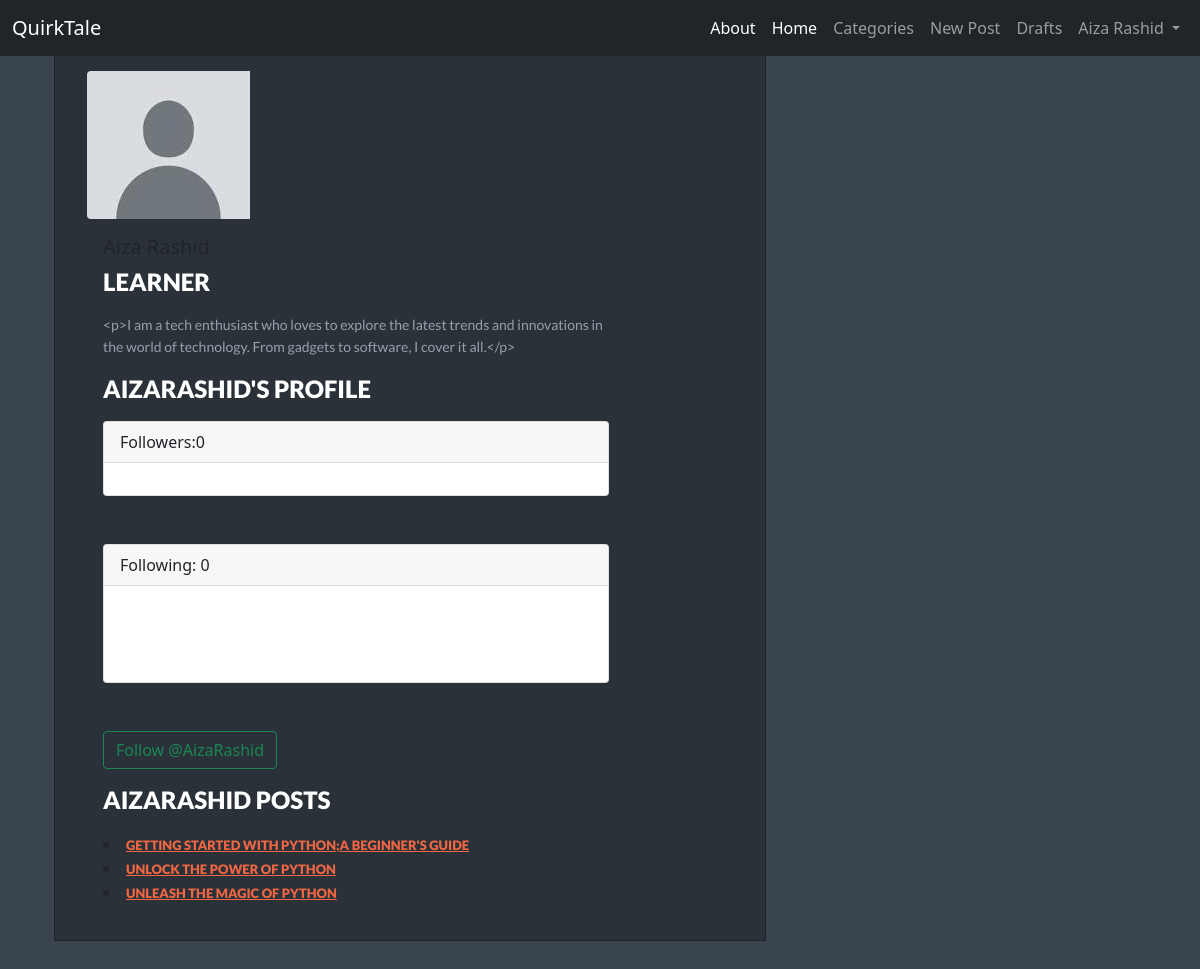
The app's page /authorprofile/1/ (signed in), older data.
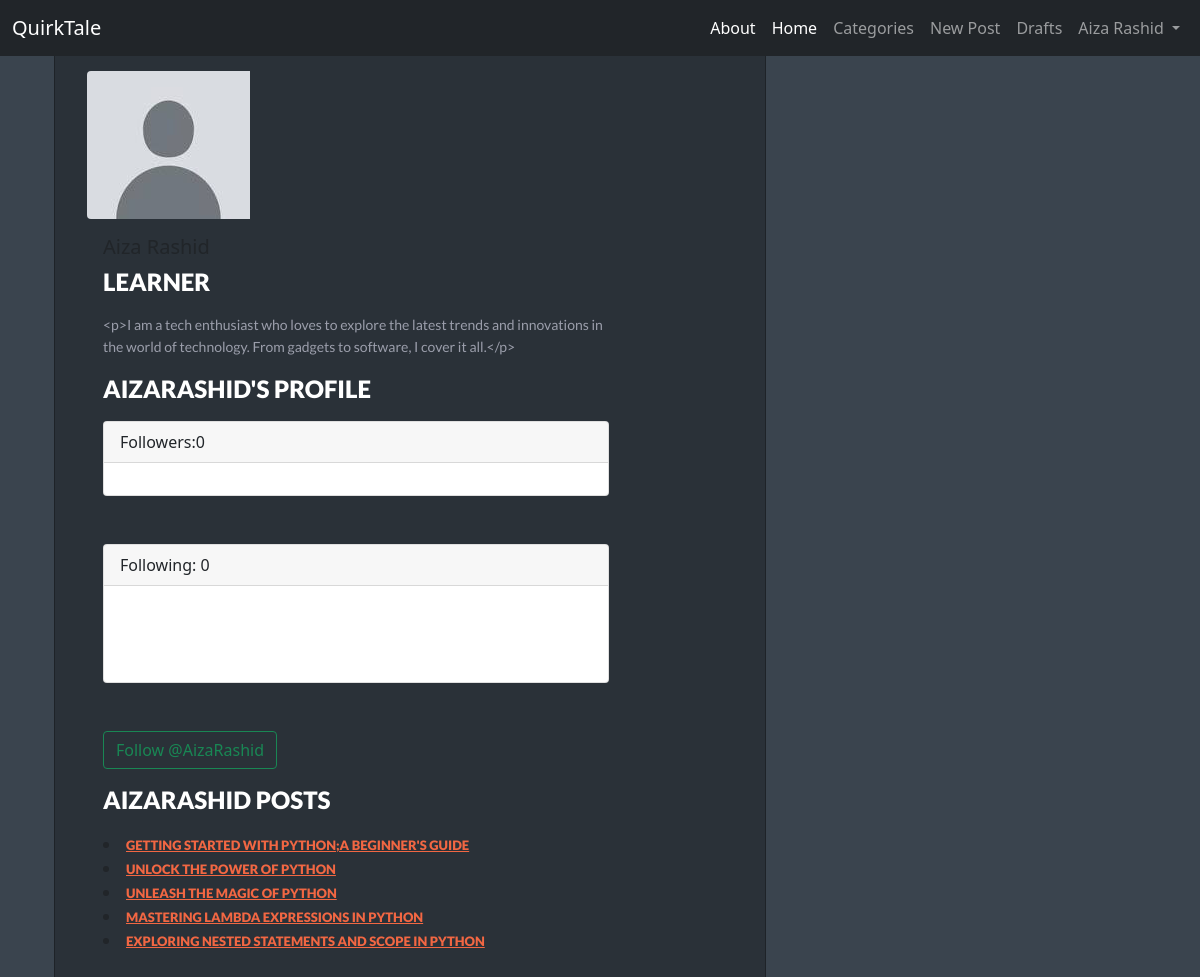
The same page, newer data.
### blog/models.py (models this page shows, shortened)
class Post(models.Model):
    author = models.ForeignKey(User,on_delete=models.CASCADE)
    title = models.CharField(max_length=200)
    title_tag = models.CharField(max_length=255,default='title tag')
    header_image = models.ImageField(null=True,blank=True,upload_to="header_images/")
    alt_text = models.CharField(max_length=255,blank=True,null=True)
    text = RichTextField(blank=True,null=True)
    created_date = models.DateTimeField(default=timezone.now)
    published_date = models.DateTimeField(blank=True, null=True)
    category = models.CharField(max_length=200,default='coding')
    snippet = models.CharField(max_length=100,default="Click on the link below to read full article...",null=True,blank=True)
    likes = models.ManyToManyField(User,related_name='blog_posts')

### blog/views.py (the view)
# urls.py: path('authorprofile/<int:author_id>/',views.authorprofile,name='author_profile'),
def authorprofile(request, author_id):
    if request.user.is_authenticated:
        author = User.objects.get(pk=author_id)
        profile = Profile.objects.get(user_id=author_id)
        author_profile = Profile.objects.get(user=author)
        author_posts = Post.objects.filter(author=author)
        following = author.profile.followers.filter(id=request.user.id).exists()
        return render(request,'blog/author_profile.html',{"author":author,"following":following,"author_profile":author_profile,"author_posts":author_posts})
    else:
        messages.success(request,("You must be Logged In to see this page!"))
        return redirect('post_list')

### blog/templates/blog/author_profile.html (shortened to what this page needs)
{% extends 'blog/base.html' %}
{% load static %}
{% block content %}
<div class="container">
   <div class="row">
    <div class=col-md-4>
      <div class="inner">
        {% if author_profile.profile_pic %}
        <img src="{{ author_profile.profile_pic.url }}" class="img-fluid rounded-start">
         {% else %}
        <img src="{% static 'images/default_profile_pic.jpg' %}" class="img-fluid rounded-start">
        {% endif %}<div class="col-md-10">
      <div class="card-body">
        <h5 class="card-title">
        </h5>
        <h2 class="card-text">
            {{  author_profile.bio }}
        </h2>
            <p>{{  author_profile.description }}</p>
       <h2>{{ author_profile.user.username }}'s Profile</h2>
        <div class="card">
         <div class="card-header">Followers:{{ author_profile.followers.count}}
        </div>
         <div class="card-body">
          </div>
         </div><br/><br/>
         <div class="card">
         <div class="card-header">Following: {{ author_profile.following.count}}</div>
         <div class="card-body">
          <br/><br/>
        </div>
        </div><br/><br/>
       {% if request.user.is_authenticated %}
        <form method=POST>
        {% if following  %}
          <button class="btn btn-outline-danger" name="follow" value="unfollow" type="submit">Unfollow @{{ author_profile.user.username }}</button>
        {% else %}
          <button class="btn btn-outline-success" name="follow" value="follow" type="submit">Follow @{{ author_profile.user.username }}</button>
        {% endif %}
      </form>
      {% else %}
        <p>Login To Follow!</p>
        {% endif %}
        <h2>{{ author_profile.user.username }} Posts</h2>
        {% for post in author_posts %}
        <li><a class="category" href="{%url 'post_detail' post.pk %}">{{post.title}}</a></li>
        {% endfor %}
      </div>
   </div>
</div>
</div>
{% endblock %}

Row changes from the older to the newer data that the page shows:
added Post: title "MASTERING LAMBDA EXPRESSIONS IN PYTHON"
added Post: title "EXPLORING NESTED STATEMENTS AND SCOPE IN PYTHON"
